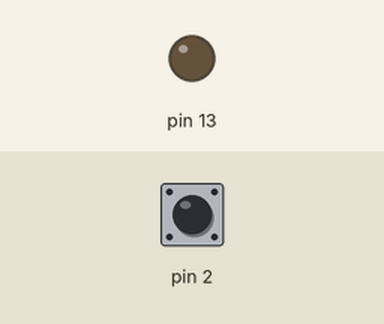
The sketch below on a simulated Arduino Uno, built with avr-gcc and run on an emulated ATmega328P. On the bench: output pins drawn as LEDs (lit = HIGH). Dashed ring = blinking. The test bench sets the inputs (shaded band); at power-on: pin 2 LOW. What the sketch prints to the serial monitor is not drawn.

Above: at 1.2 s.
1.3 s: pin 2 driven HIGH
At 2.3 s:
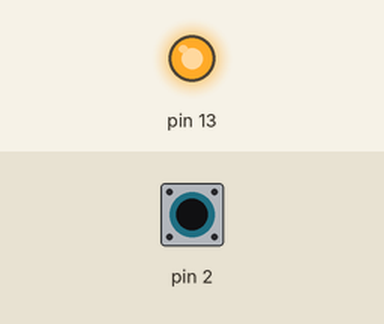
2.8 s: pin 2 driven LOW
At 3.5 s:
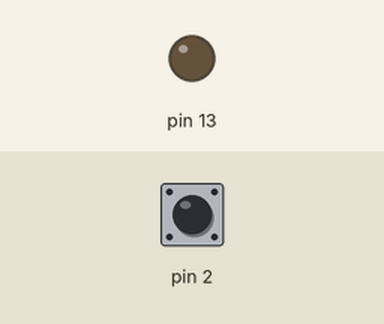
5.8 s: pin 2 pulsed HIGH 5 times (0.12 s each, 0.3 s apart)
At 5.86 s:
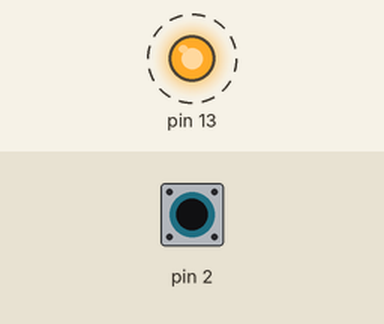
Timing chart, 0 to 8.8 s (numbered marks = the images above; inputs shaded):
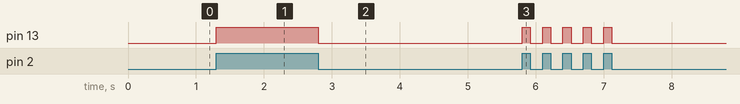

The sketch:

Touch_Sensor_Test.ino
```cpp
void setup() {
  // put your setup code here, to run once:
  pinMode(2, INPUT);
  pinMode(13, OUTPUT);
  Serial.begin(115200);


}

void loop() {
  // put your main code here, to run repeatedly:
  int touchValue = digitalRead(2);
  if(touchValue == 1)
  {
    digitalWrite(13,HIGH);
    Serial.println("high");
  }
  else
  {
    digitalWrite(13,LOW);
    Serial.println("low");
  }

}
```

Measured:
- after the input at 1.3 s, pin 13: LOW → HIGH at once
- after the input at 2.8 s, pin 13: HIGH → LOW at once
- after the input at 5.8 s, pin 13: alternates HIGH for 0.12 s and LOW for 0.18 s, 10 changes in all, then stays LOW, starting at once
